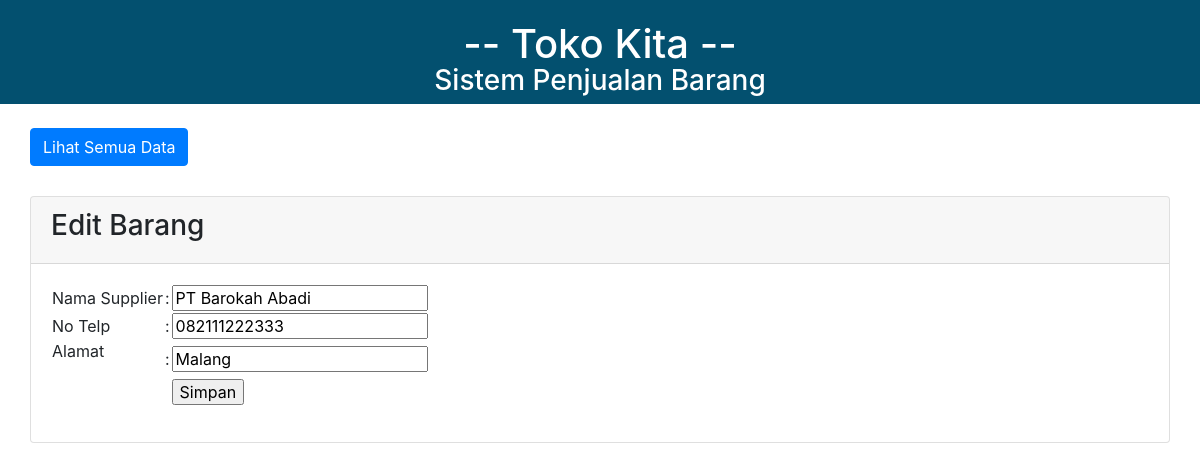
The app's page /edit_supplier.php?id=1213 with its own data.
### tables this page shows
CREATE TABLE `supplier` (
  `id` int(11) NOT NULL,
  `nama_supplier` varchar(30) NOT NULL,
  `no_telp` varchar(12) NOT NULL,
  `alamat` varchar(100) NOT NULL
);

### edit_supplier.php (the view, shortened to what this page needs)
<html>
<head>
    <link rel="stylesheet" type="text/css" href="style_input.css">
	<link rel="stylesheet" type="text/css" href="https://cdnjs.cloudflare.com/ajax/libs/twitter-bootstrap/4.5.2/css/bootstrap.css">
	<link rel="stylesheet" type="text/css" href="https://cdn.datatables.net/1.10.22/css/dataTables.bootstrap4.min.css">
</head>
<body>
    <div class="judul">
        <h1>-- Toko Kita --</h1>
        <br>
        <h3>Sistem Penjualan Barang</h3>
    </div>
    <br/>
    <a class="btn btn-primary" href="index4.php">Lihat Semua Data</a>
    <br/>
    <div class="card">
        <div class="card-header">
            <h3>Edit Barang</h3>
        </div>
        <div class="card-body">
            <?php
            include "koneksi.php";
            $id = $_GET['id'];
            $query_mysql = mysqli_query($conn, "SELECT * FROM supplier WHERE id='$id'")or die(mysql_error());
            while($data = mysqli_fetch_array($query_mysql)){
            ?>
            <form action="update_supplier.php" method="post">
                <table>
                    <tr>
                        <td>Nama Supplier</td>
                        <td>:</td>
                        <td>
                        <input type="text" name="nama_supplier" value="<?php echo $data['nama_supplier'] ?>">
                        </td>
                    </tr>
                    <tr>
                        <td>No Telp</td>
                        <td>:</td>
                        <td>
                        <input type="text" name="no_telp" value="<?php echo $data['no_telp'] ?>">
                        </td>
                    </tr>
                    <tr>
                        <td><p>Alamat</td>
                        <td>:</td>
                        <td><input name = "alamat" type = textarea value="<?php echo $data['alamat'] ?>"><br></td>
                    </tr>
                    <tr>
                        <td></td>
                        <td></td>
                        <td><input type="submit" value="Simpan"></td>
                    </tr>
                </table>
            </form>
            <?php } ?>
        </div>
    </div>
</body>

### style_input.css (style rules this page uses)
body { font-family: 'roboto'; color: #000000; }
.judul { background: #03506f; padding: 20px; text-align: center; }
.judul h1 { height: 12px; color: #ffffff; }
.judul h3 { height: 12px; color: #ffffff; }
.btn-primary { margin-left: 30px; }
.card { margin-left: 30px; margin-top: 30px; margin-right: 30px; }

### records on screen
supplier: nama_supplier "PT Barokah Abadi", no_telp "082111222333", alamat "Malang"
